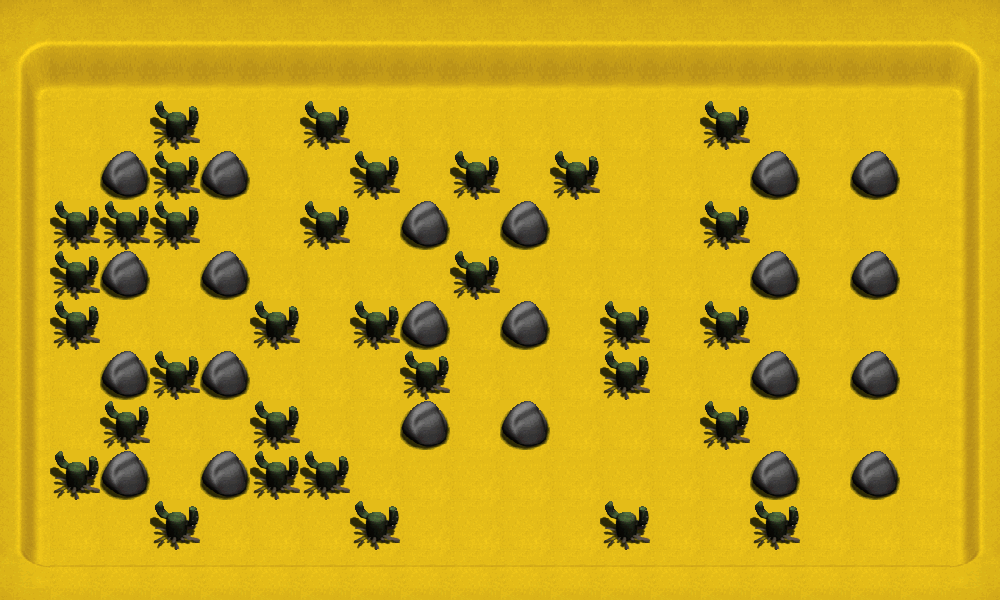

A 2D game scene composited from a Tiled map and its tileset images. What follows is a short description and the map's XML, with each tile layer's data collapsed to a summary:
An orthogonal 20x12 tile map with 50x50 px tiles, 2 tile layers (background, graphics), 3 tilesets and 69 objects.

<map version="1.0" orientation="orthogonal" renderorder="right-down" width="20" height="12" tilewidth="50" tileheight="50" nextobjectid="75">
<properties>
  <property name="bonus1" value="1" />
  <property name="bonus2" value="2" />
  <property name="bonus3" value="3" />
  <property name="bonus4" value="4" />
  <property name="bonus5" value="5" />
  <property name="bonus6" value="6" />
  <property name="bonus7" value="7" />
  <property name="bonus8" value="8" />
  <property name="bonus9" value="9" />
  <property name="enemy1" type="int" value="3" />
  <property name="enemy2" type="int" value="7" />
  <property name="enemy3" type="int" value="9" />
  <property name="height" type="int" value="600" />
  <property name="main_tile_set" value="third_maps" />
  <property name="num_bonus1" type="int" value="5" />
  <property name="num_bonus2" type="int" value="5" />
  <property name="num_bonus3" type="int" value="2" />
  <property name="num_bonus4" type="int" value="2" />
  <property name="num_bonus5" type="int" value="2" />
  <property name="num_bonus6" type="int" value="2" />
  <property name="num_bonus7" type="int" value="2" />
  <property name="num_bonus8" type="int" value="2" />
  <property name="num_bonus9" type="int" value="2" />
  <property name="num_bonus_total" type="int" value="24" />
  <property name="num_enemies" type="int" value="3" />
  <property name="num_explodable_items" type="int" value="32" />
  <property name="num_types_bonus" type="int" value="9" />
  <property name="width" type="int" value="1000" />
 </properties>
 <tileset firstgid="1" name="third_maps" tilewidth="50" tileheight="50" tilecount="80" columns="10">
  <image source="third_maps.png" width="511" height="405" />
 </tileset>
 <tileset firstgid="81" name="flames" tilewidth="50" tileheight="50" tilecount="50" columns="10">
  <image source="flames.png" width="512" height="256" />
 </tileset>
 <tileset firstgid="131" name="flamesNBomb" tilewidth="50" tileheight="50" tilecount="8" columns="8">
  <image source="flames/flamesNBomb.png" width="400" height="50" />
 </tileset>
 <layer name="background" width="20" height="12">
  <data>[240 cells, 240 non-empty, 1 distinct tile ids]</data>
 </layer>
 <layer name="graphics" width="20" height="12">
  <data>[240 cells, 240 non-empty, 14 distinct tile ids]</data>
 </layer>
 <objectgroup name="walls">
  <object id="1" x="0" y="0" width="1000" height="100" />
  <object id="2" x="950" y="100" width="50" height="500" />
  <object id="3" x="0" y="550" width="1000" height="50" />
  <object id="4" x="0" y="100" width="50" height="450" />
  <object id="5" x="100" y="150" width="50" height="50" />
  <object id="6" x="100" y="250" width="50" height="50" />
  <object id="7" x="100" y="350" width="50" height="50" />
  <object id="8" x="100" y="450" width="50" height="50" />
  <object id="9" x="200" y="450" width="50" height="50" />
  <object id="10" x="200" y="350" width="50" height="50" />
  <object id="11" x="200" y="250" width="50" height="50" />
  <object id="12" x="200" y="150" width="50" height="50" />
  <object id="14" x="400" y="300" width="50" height="50" />
  <object id="15" x="400" y="400" width="50" height="50" />
  <object id="16" x="500" y="400" width="50" height="50" />
  <object id="17" x="500" y="300" width="50" height="50" />
  <object id="18" x="500" y="200" width="50" height="50" />
  <object id="19" x="400" y="200" width="50" height="50" />
  <object id="20" x="750" y="250" width="50" height="50" />
  <object id="21" x="750" y="150" width="50" height="50" />
  <object id="22" x="850" y="150" width="50" height="50" />
  <object id="23" x="850" y="250" width="50" height="50" />
  <object id="24" x="850" y="350" width="50" height="50" />
  <object id="25" x="850" y="450" width="50" height="50" />
  <object id="26" x="750" y="450" width="50" height="50" />
  <object id="27" x="750" y="350" width="50" height="50" />
 </objectgroup>
 <objectgroup name="cactis">
  <object id="28" x="50" y="200" width="50" height="50" />
  <object id="29" x="100" y="200" width="50" height="50" />
  <object id="31" x="150" y="200" width="50" height="50" />
  <object id="32" x="150" y="150" width="50" height="50" />
  <object id="33" x="150" y="100" width="50" height="50" />
  <object id="34" x="50" y="300" width="50" height="50" />
  <object id="35" x="50" y="250" width="50" height="50" />
  <object id="36" x="100" y="400" width="50" height="50" />
  <object id="37" x="50" y="450" width="50" height="50" />
  <object id="38" x="150" y="350" width="50" height="50" />
  <object id="39" x="150" y="500" width="50" height="50" />
  <object id="41" x="250" y="450" width="50" height="50" />
  <object id="42" x="250" y="400" width="50" height="50" />
  <object id="43" x="250" y="300" width="50" height="50" />
  <object id="44" x="300" y="450" width="50" height="50" />
  <object id="45" x="350" y="500" width="50" height="50" />
  <object id="46" x="350" y="300" width="50" height="50" />
  <object id="47" x="400" y="350" width="50" height="50" />
  <object id="48" x="450" y="250" width="50" height="50" />
  <object id="49" x="450" y="150" width="50" height="50" />
  <object id="50" x="350" y="150" width="50" height="50" />
  <object id="51" x="300" y="200" width="50" height="50" />
  <object id="52" x="300" y="100" width="50" height="50" />
  <object id="53" x="550" y="150" width="50" height="50" />
  <object id="54" x="700" y="100" width="50" height="50" />
  <object id="55" x="700" y="200" width="50" height="50" />
  <object id="56" x="700" y="300" width="50" height="50" />
  <object id="57" x="600" y="300" width="50" height="50" />
  <object id="58" x="600" y="350" width="50" height="50" />
  <object id="59" x="600" y="500" width="50" height="50" />
  <object id="60" x="700" y="400" width="50" height="50" />
  <object id="61" x="750" y="500" width="50" height="50" />
 </objectgroup>
 <objectgroup name="Camada de Objectos 3" />
 <objectgroup name="Camada de Objectos 4" />
 <objectgroup name="mooner">
  <object id="62" x="800" y="500" width="50" height="50" />
  <object id="63" x="800" y="100" width="50" height="50" />
 </objectgroup>
 <objectgroup name="Camada de Objectos 6" />
 <objectgroup name="Camada de Objectos 7" />
 <objectgroup name="Camada de Objectos 8" />
 <objectgroup name="redball">
  <object id="64" x="900" y="100" width="50" height="50" />
  <object id="65" x="900" y="300" width="50" height="50" />
  <object id="66" x="400" y="250" width="50" height="50" />
  <object id="67" x="200" y="300" width="50" height="50" />
  <object id="70" x="250" y="500" width="50" height="50" />
 </objectgroup>
 <objectgroup name="Camada de Objectos 10" />
 <objectgroup name="sandmaster">
  <object id="71" x="450" y="100" width="50" height="50" />
  <object id="72" x="550" y="250" width="50" height="50" />
  <object id="73" x="450" y="500" width="50" height="50" />
  <object id="74" x="350" y="400" width="50" height="50" />
 </objectgroup>
</map>
